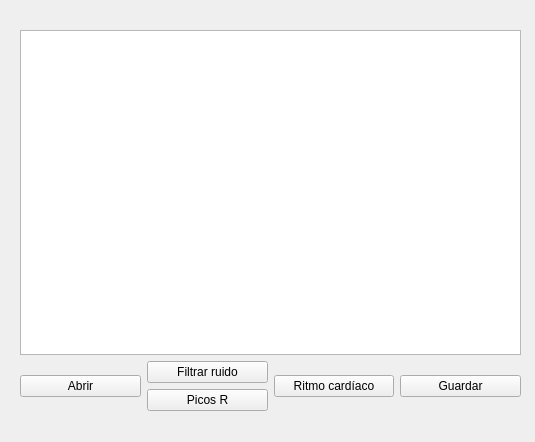
<?xml version="1.0" encoding="UTF-8"?>
<ui version="4.0">
 <class>Form</class>
 <widget class="QWidget" name="Form">
  <property name="geometry">
   <rect>
    <x>0</x>
    <y>0</y>
    <width>535</width>
    <height>442</height>
   </rect>
  </property>
  <property name="windowTitle">
   <string>Filtrar</string>
  </property>
  <widget class="QWidget" name="verticalLayoutWidget">
   <property name="geometry">
    <rect>
     <x>20</x>
     <y>30</y>
     <width>501</width>
     <height>381</height>
    </rect>
   </property>
   <layout class="QVBoxLayout" name="verticalLayout">
    <item>
     <widget class="PlotWidget" name="graphicsView"/>
    </item>
    <item>
     <layout class="QHBoxLayout" name="horizontalLayout">
      <item>
       <widget class="QPushButton" name="pushButton">
        <property name="text">
         <string>Abrir</string>
        </property>
       </widget>
      </item>
      <item>
       <layout class="QVBoxLayout" name="verticalLayout_2">
        <item>
         <widget class="QPushButton" name="pushButton_2">
          <property name="text">
           <string>Filtrar ruido</string>
          </property>
         </widget>
        </item>
        <item>
         <widget class="QPushButton" name="pushButton_4">
          <property name="text">
           <string>Picos R</string>
          </property>
         </widget>
        </item>
       </layout>
      </item>
      <item>
       <layout class="QVBoxLayout" name="verticalLayout_3">
        <item>
         <widget class="QPushButton" name="pushButton_5">
          <property name="text">
           <string>Ritmo cardíaco</string>
          </property>
         </widget>
        </item>
       </layout>
      </item>
      <item>
       <widget class="QPushButton" name="pushButton_3">
        <property name="text">
         <string>Guardar</string>
        </property>
       </widget>
      </item>
     </layout>
    </item>
   </layout>
  </widget>
 </widget>
 <customwidgets>
  <customwidget>
   <class>PlotWidget</class>
   <extends>QGraphicsView</extends>
   <header location="global">pyqtgraph</header>
  </customwidget>
 </customwidgets>
 <resources/>
 <connections/>
</ui>
